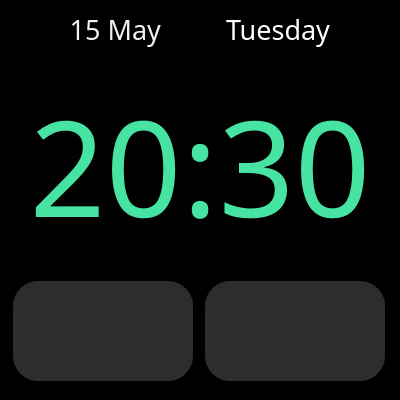
<?xml version="1.0" encoding="UTF-8"?>
<ui version="4.0">
 <class>MainWindow</class>
 <widget class="QMainWindow" name="MainWindow">
  <property name="geometry">
   <rect>
    <x>0</x>
    <y>0</y>
    <width>400</width>
    <height>400</height>
   </rect>
  </property>
  <property name="windowTitle">
   <string>MainWindow</string>
  </property>
  <property name="styleSheet">
   <string notr="true">*{
	background-color:rgb(0,0,0);
}</string>
  </property>
  <property name="locale">
   <locale language="English" country="Australia"/>
  </property>
  <widget class="QWidget" name="centralwidget">
   <layout class="QVBoxLayout" name="verticalLayout">
    <property name="spacing">
     <number>0</number>
    </property>
    <property name="leftMargin">
     <number>0</number>
    </property>
    <property name="topMargin">
     <number>0</number>
    </property>
    <property name="rightMargin">
     <number>0</number>
    </property>
    <item>
     <widget class="QFrame" name="frame_2">
      <property name="maximumSize">
       <size>
        <width>400</width>
        <height>60</height>
       </size>
      </property>
      <property name="frameShape">
       <enum>QFrame::StyledPanel</enum>
      </property>
      <property name="frameShadow">
       <enum>QFrame::Raised</enum>
      </property>
      <layout class="QHBoxLayout" name="horizontalLayout_3">
       <item>
        <widget class="QLabel" name="date_label">
         <property name="sizePolicy">
          <sizepolicy hsizetype="Fixed" vsizetype="Fixed">
           <horstretch>0</horstretch>
           <verstretch>0</verstretch>
          </sizepolicy>
         </property>
         <property name="palette">
          <palette>
           <active>
            <colorrole role="WindowText">
             <brush brushstyle="SolidPattern">
              <color alpha="255">
               <red>241</red>
               <green>241</green>
               <blue>241</blue>
              </color>
             </brush>
            </colorrole>
            <colorrole role="Button">
             <brush brushstyle="SolidPattern">
              <color alpha="255">
               <red>0</red>
               <green>0</green>
               <blue>0</blue>
              </color>
             </brush>
            </colorrole>
            <colorrole role="Base">
             <brush brushstyle="SolidPattern">
              <color alpha="255">
               <red>0</red>
               <green>0</green>
               <blue>0</blue>
              </color>
             </brush>
            </colorrole>
            <colorrole role="Window">
             <brush brushstyle="SolidPattern">
              <color alpha="255">
               <red>0</red>
               <green>0</green>
               <blue>0</blue>
              </color>
             </brush>
            </colorrole>
           </active>
           <inactive>
            <colorrole role="WindowText">
             <brush brushstyle="SolidPattern">
              <color alpha="255">
               <red>241</red>
               <green>241</green>
               <blue>241</blue>
              </color>
             </brush>
            </colorrole>
            <colorrole role="Button">
             <brush brushstyle="SolidPattern">
              <color alpha="255">
               <red>0</red>
               <green>0</green>
               <blue>0</blue>
              </color>
             </brush>
            </colorrole>
            <colorrole role="Base">
             <brush brushstyle="SolidPattern">
              <color alpha="255">
               <red>0</red>
               <green>0</green>
               <blue>0</blue>
              </color>
             </brush>
            </colorrole>
            <colorrole role="Window">
             <brush brushstyle="SolidPattern">
              <color alpha="255">
               <red>0</red>
               <green>0</green>
               <blue>0</blue>
              </color>
             </brush>
            </colorrole>
           </inactive>
           <disabled>
            <colorrole role="WindowText">
             <brush brushstyle="SolidPattern">
              <color alpha="255">
               <red>120</red>
               <green>120</green>
               <blue>120</blue>
              </color>
             </brush>
            </colorrole>
            <colorrole role="Button">
             <brush brushstyle="SolidPattern">
              <color alpha="255">
               <red>0</red>
               <green>0</green>
               <blue>0</blue>
              </color>
             </brush>
            </colorrole>
            <colorrole role="Base">
             <brush brushstyle="SolidPattern">
              <color alpha="255">
               <red>0</red>
               <green>0</green>
               <blue>0</blue>
              </color>
             </brush>
            </colorrole>
            <colorrole role="Window">
             <brush brushstyle="SolidPattern">
              <color alpha="255">
               <red>0</red>
               <green>0</green>
               <blue>0</blue>
              </color>
             </brush>
            </colorrole>
           </disabled>
          </palette>
         </property>
         <property name="font">
          <font>
           <family>Segoe UI Variable Text</family>
           <pointsize>20</pointsize>
           <weight>9</weight>
           <italic>false</italic>
           <bold>false</bold>
          </font>
         </property>
         <property name="styleSheet">
          <string notr="true">*{
	
	font: 75 20pt &quot;Segoe UI Variable Text&quot;;
}</string>
         </property>
         <property name="text">
          <string>15 May</string>
         </property>
         <property name="alignment">
          <set>Qt::AlignRight|Qt::AlignTrailing|Qt::AlignVCenter</set>
         </property>
        </widget>
       </item>
       <item>
        <widget class="QLabel" name="day_label">
         <property name="sizePolicy">
          <sizepolicy hsizetype="Fixed" vsizetype="Fixed">
           <horstretch>0</horstretch>
           <verstretch>0</verstretch>
          </sizepolicy>
         </property>
         <property name="palette">
          <palette>
           <active>
            <colorrole role="WindowText">
             <brush brushstyle="SolidPattern">
              <color alpha="255">
               <red>255</red>
               <green>255</green>
               <blue>255</blue>
              </color>
             </brush>
            </colorrole>
            <colorrole role="Button">
             <brush brushstyle="SolidPattern">
              <color alpha="255">
               <red>0</red>
               <green>0</green>
               <blue>0</blue>
              </color>
             </brush>
            </colorrole>
            <colorrole role="Base">
             <brush brushstyle="SolidPattern">
              <color alpha="255">
               <red>0</red>
               <green>0</green>
               <blue>0</blue>
              </color>
             </brush>
            </colorrole>
            <colorrole role="Window">
             <brush brushstyle="SolidPattern">
              <color alpha="255">
               <red>0</red>
               <green>0</green>
               <blue>0</blue>
              </color>
             </brush>
            </colorrole>
           </active>
           <inactive>
            <colorrole role="WindowText">
             <brush brushstyle="SolidPattern">
              <color alpha="255">
               <red>255</red>
               <green>255</green>
               <blue>255</blue>
              </color>
             </brush>
            </colorrole>
            <colorrole role="Button">
             <brush brushstyle="SolidPattern">
              <color alpha="255">
               <red>0</red>
               <green>0</green>
               <blue>0</blue>
              </color>
             </brush>
            </colorrole>
            <colorrole role="Base">
             <brush brushstyle="SolidPattern">
              <color alpha="255">
               <red>0</red>
               <green>0</green>
               <blue>0</blue>
              </color>
             </brush>
            </colorrole>
            <colorrole role="Window">
             <brush brushstyle="SolidPattern">
              <color alpha="255">
               <red>0</red>
               <green>0</green>
               <blue>0</blue>
              </color>
             </brush>
            </colorrole>
           </inactive>
           <disabled>
            <colorrole role="WindowText">
             <brush brushstyle="SolidPattern">
              <color alpha="255">
               <red>120</red>
               <green>120</green>
               <blue>120</blue>
              </color>
             </brush>
            </colorrole>
            <colorrole role="Button">
             <brush brushstyle="SolidPattern">
              <color alpha="255">
               <red>0</red>
               <green>0</green>
               <blue>0</blue>
              </color>
             </brush>
            </colorrole>
            <colorrole role="Base">
             <brush brushstyle="SolidPattern">
              <color alpha="255">
               <red>0</red>
               <green>0</green>
               <blue>0</blue>
              </color>
             </brush>
            </colorrole>
            <colorrole role="Window">
             <brush brushstyle="SolidPattern">
              <color alpha="255">
               <red>0</red>
               <green>0</green>
               <blue>0</blue>
              </color>
             </brush>
            </colorrole>
           </disabled>
          </palette>
         </property>
         <property name="font">
          <font>
           <family>Segoe UI Variable Text</family>
           <pointsize>20</pointsize>
           <weight>9</weight>
           <italic>false</italic>
           <bold>false</bold>
          </font>
         </property>
         <property name="styleSheet">
          <string notr="true">*{
	
	font: 75 20pt &quot;Segoe UI Variable Text&quot;;
}</string>
         </property>
         <property name="text">
          <string>Tuesday</string>
         </property>
         <property name="alignment">
          <set>Qt::AlignRight|Qt::AlignTrailing|Qt::AlignVCenter</set>
         </property>
        </widget>
       </item>
      </layout>
     </widget>
    </item>
    <item>
     <widget class="QFrame" name="frame">
      <property name="maximumSize">
       <size>
        <width>400</width>
        <height>16777215</height>
       </size>
      </property>
      <property name="frameShape">
       <enum>QFrame::StyledPanel</enum>
      </property>
      <property name="frameShadow">
       <enum>QFrame::Raised</enum>
      </property>
      <layout class="QHBoxLayout" name="horizontalLayout">
       <property name="spacing">
        <number>0</number>
       </property>
       <property name="leftMargin">
        <number>0</number>
       </property>
       <property name="topMargin">
        <number>0</number>
       </property>
       <property name="rightMargin">
        <number>0</number>
       </property>
       <property name="bottomMargin">
        <number>0</number>
       </property>
       <item>
        <spacer name="horizontalSpacer">
         <property name="orientation">
          <enum>Qt::Horizontal</enum>
         </property>
         <property name="sizeHint" stdset="0">
          <size>
           <width>40</width>
           <height>20</height>
          </size>
         </property>
        </spacer>
       </item>
       <item>
        <widget class="QLabel" name="hour_label">
         <property name="sizePolicy">
          <sizepolicy hsizetype="Fixed" vsizetype="Fixed">
           <horstretch>0</horstretch>
           <verstretch>0</verstretch>
          </sizepolicy>
         </property>
         <property name="palette">
          <palette>
           <active>
            <colorrole role="WindowText">
             <brush brushstyle="SolidPattern">
              <color alpha="255">
               <red>70</red>
               <green>227</green>
               <blue>162</blue>
              </color>
             </brush>
            </colorrole>
            <colorrole role="Button">
             <brush brushstyle="SolidPattern">
              <color alpha="255">
               <red>0</red>
               <green>0</green>
               <blue>0</blue>
              </color>
             </brush>
            </colorrole>
            <colorrole role="Text">
             <brush brushstyle="SolidPattern">
              <color alpha="255">
               <red>255</red>
               <green>255</green>
               <blue>255</blue>
              </color>
             </brush>
            </colorrole>
            <colorrole role="ButtonText">
             <brush brushstyle="SolidPattern">
              <color alpha="255">
               <red>255</red>
               <green>255</green>
               <blue>255</blue>
              </color>
             </brush>
            </colorrole>
            <colorrole role="Base">
             <brush brushstyle="SolidPattern">
              <color alpha="255">
               <red>0</red>
               <green>0</green>
               <blue>0</blue>
              </color>
             </brush>
            </colorrole>
            <colorrole role="Window">
             <brush brushstyle="SolidPattern">
              <color alpha="255">
               <red>0</red>
               <green>0</green>
               <blue>0</blue>
              </color>
             </brush>
            </colorrole>
           </active>
           <inactive>
            <colorrole role="WindowText">
             <brush brushstyle="SolidPattern">
              <color alpha="255">
               <red>70</red>
               <green>227</green>
               <blue>162</blue>
              </color>
             </brush>
            </colorrole>
            <colorrole role="Button">
             <brush brushstyle="SolidPattern">
              <color alpha="255">
               <red>0</red>
               <green>0</green>
               <blue>0</blue>
              </color>
             </brush>
            </colorrole>
            <colorrole role="Text">
             <brush brushstyle="SolidPattern">
              <color alpha="255">
               <red>255</red>
               <green>255</green>
               <blue>255</blue>
              </color>
             </brush>
            </colorrole>
            <colorrole role="ButtonText">
             <brush brushstyle="SolidPattern">
              <color alpha="255">
               <red>255</red>
               <green>255</green>
               <blue>255</blue>
              </color>
             </brush>
            </colorrole>
            <colorrole role="Base">
             <brush brushstyle="SolidPattern">
              <color alpha="255">
               <red>0</red>
               <green>0</green>
               <blue>0</blue>
              </color>
             </brush>
            </colorrole>
            <colorrole role="Window">
             <brush brushstyle="SolidPattern">
              <color alpha="255">
               <red>0</red>
               <green>0</green>
               <blue>0</blue>
              </color>
             </brush>
            </colorrole>
           </inactive>
           <disabled>
            <colorrole role="WindowText">
             <brush brushstyle="SolidPattern">
              <color alpha="255">
               <red>255</red>
               <green>255</green>
               <blue>255</blue>
              </color>
             </brush>
            </colorrole>
            <colorrole role="Button">
             <brush brushstyle="SolidPattern">
              <color alpha="255">
               <red>0</red>
               <green>0</green>
               <blue>0</blue>
              </color>
             </brush>
            </colorrole>
            <colorrole role="Text">
             <brush brushstyle="SolidPattern">
              <color alpha="255">
               <red>255</red>
               <green>255</green>
               <blue>255</blue>
              </color>
             </brush>
            </colorrole>
            <colorrole role="ButtonText">
             <brush brushstyle="SolidPattern">
              <color alpha="255">
               <red>255</red>
               <green>255</green>
               <blue>255</blue>
              </color>
             </brush>
            </colorrole>
            <colorrole role="Base">
             <brush brushstyle="SolidPattern">
              <color alpha="255">
               <red>0</red>
               <green>0</green>
               <blue>0</blue>
              </color>
             </brush>
            </colorrole>
            <colorrole role="Window">
             <brush brushstyle="SolidPattern">
              <color alpha="255">
               <red>0</red>
               <green>0</green>
               <blue>0</blue>
              </color>
             </brush>
            </colorrole>
           </disabled>
          </palette>
         </property>
         <property name="font">
          <font>
           <family>Segoe UI Variable Text</family>
           <pointsize>100</pointsize>
           <weight>9</weight>
           <italic>false</italic>
           <bold>false</bold>
          </font>
         </property>
         <property name="styleSheet">
          <string notr="true">*{
	
	font: 75 100pt &quot;Segoe UI Variable Text&quot;;
}</string>
         </property>
         <property name="text">
          <string>20</string>
         </property>
         <property name="alignment">
          <set>Qt::AlignCenter</set>
         </property>
         <property name="wordWrap">
          <bool>false</bool>
         </property>
        </widget>
       </item>
       <item>
        <widget class="QLabel" name="spark_label">
         <property name="sizePolicy">
          <sizepolicy hsizetype="Fixed" vsizetype="Fixed">
           <horstretch>0</horstretch>
           <verstretch>0</verstretch>
          </sizepolicy>
         </property>
         <property name="palette">
          <palette>
           <active>
            <colorrole role="WindowText">
             <brush brushstyle="SolidPattern">
              <color alpha="255">
               <red>70</red>
               <green>227</green>
               <blue>162</blue>
              </color>
             </brush>
            </colorrole>
            <colorrole role="Button">
             <brush brushstyle="SolidPattern">
              <color alpha="255">
               <red>0</red>
               <green>0</green>
               <blue>0</blue>
              </color>
             </brush>
            </colorrole>
            <colorrole role="Text">
             <brush brushstyle="SolidPattern">
              <color alpha="255">
               <red>255</red>
               <green>255</green>
               <blue>255</blue>
              </color>
             </brush>
            </colorrole>
            <colorrole role="ButtonText">
             <brush brushstyle="SolidPattern">
              <color alpha="255">
               <red>255</red>
               <green>255</green>
               <blue>255</blue>
              </color>
             </brush>
            </colorrole>
            <colorrole role="Base">
             <brush brushstyle="SolidPattern">
              <color alpha="255">
               <red>0</red>
               <green>0</green>
               <blue>0</blue>
              </color>
             </brush>
            </colorrole>
            <colorrole role="Window">
             <brush brushstyle="SolidPattern">
              <color alpha="255">
               <red>0</red>
               <green>0</green>
               <blue>0</blue>
              </color>
             </brush>
            </colorrole>
           </active>
           <inactive>
            <colorrole role="WindowText">
             <brush brushstyle="SolidPattern">
              <color alpha="255">
               <red>70</red>
               <green>227</green>
               <blue>162</blue>
              </color>
             </brush>
            </colorrole>
            <colorrole role="Button">
             <brush brushstyle="SolidPattern">
              <color alpha="255">
               <red>0</red>
               <green>0</green>
               <blue>0</blue>
              </color>
             </brush>
            </colorrole>
            <colorrole role="Text">
             <brush brushstyle="SolidPattern">
              <color alpha="255">
               <red>255</red>
               <green>255</green>
               <blue>255</blue>
              </color>
             </brush>
            </colorrole>
            <colorrole role="ButtonText">
             <brush brushstyle="SolidPattern">
              <color alpha="255">
               <red>255</red>
               <green>255</green>
               <blue>255</blue>
              </color>
             </brush>
            </colorrole>
            <colorrole role="Base">
             <brush brushstyle="SolidPattern">
              <color alpha="255">
               <red>0</red>
               <green>0</green>
               <blue>0</blue>
              </color>
             </brush>
            </colorrole>
            <colorrole role="Window">
             <brush brushstyle="SolidPattern">
              <color alpha="255">
               <red>0</red>
               <green>0</green>
               <blue>0</blue>
              </color>
             </brush>
            </colorrole>
           </inactive>
           <disabled>
            <colorrole role="WindowText">
             <brush brushstyle="SolidPattern">
              <color alpha="255">
               <red>255</red>
               <green>255</green>
               <blue>255</blue>
              </color>
             </brush>
            </colorrole>
            <colorrole role="Button">
             <brush brushstyle="SolidPattern">
              <color alpha="255">
               <red>0</red>
               <green>0</green>
               <blue>0</blue>
              </color>
             </brush>
            </colorrole>
            <colorrole role="Text">
             <brush brushstyle="SolidPattern">
              <color alpha="255">
               <red>255</red>
               <green>255</green>
               <blue>255</blue>
              </color>
             </brush>
            </colorrole>
            <colorrole role="ButtonText">
             <brush brushstyle="SolidPattern">
              <color alpha="255">
               <red>255</red>
               <green>255</green>
               <blue>255</blue>
              </color>
             </brush>
            </colorrole>
            <colorrole role="Base">
             <brush brushstyle="SolidPattern">
              <color alpha="255">
               <red>0</red>
               <green>0</green>
               <blue>0</blue>
              </color>
             </brush>
            </colorrole>
            <colorrole role="Window">
             <brush brushstyle="SolidPattern">
              <color alpha="255">
               <red>0</red>
               <green>0</green>
               <blue>0</blue>
              </color>
             </brush>
            </colorrole>
           </disabled>
          </palette>
         </property>
         <property name="font">
          <font>
           <family>Segoe UI Variable Text</family>
           <pointsize>100</pointsize>
           <weight>9</weight>
           <italic>false</italic>
           <bold>false</bold>
          </font>
         </property>
         <property name="styleSheet">
          <string notr="true">*{
	
	font: 75 100pt &quot;Segoe UI Variable Text&quot;;
}</string>
         </property>
         <property name="text">
          <string>:</string>
         </property>
         <property name="alignment">
          <set>Qt::AlignCenter</set>
         </property>
         <property name="wordWrap">
          <bool>false</bool>
         </property>
        </widget>
       </item>
       <item>
        <widget class="QLabel" name="minute_label">
         <property name="sizePolicy">
          <sizepolicy hsizetype="Fixed" vsizetype="Fixed">
           <horstretch>0</horstretch>
           <verstretch>0</verstretch>
          </sizepolicy>
         </property>
         <property name="palette">
          <palette>
           <active>
            <colorrole role="WindowText">
             <brush brushstyle="SolidPattern">
              <color alpha="255">
               <red>70</red>
               <green>227</green>
               <blue>162</blue>
              </color>
             </brush>
            </colorrole>
            <colorrole role="Button">
             <brush brushstyle="SolidPattern">
              <color alpha="255">
               <red>0</red>
               <green>0</green>
               <blue>0</blue>
              </color>
             </brush>
            </colorrole>
            <colorrole role="Text">
             <brush brushstyle="SolidPattern">
              <color alpha="255">
               <red>255</red>
               <green>255</green>
               <blue>255</blue>
              </color>
             </brush>
            </colorrole>
            <colorrole role="ButtonText">
             <brush brushstyle="SolidPattern">
              <color alpha="255">
               <red>255</red>
               <green>255</green>
               <blue>255</blue>
              </color>
             </brush>
            </colorrole>
            <colorrole role="Base">
             <brush brushstyle="SolidPattern">
              <color alpha="255">
               <red>0</red>
               <green>0</green>
               <blue>0</blue>
              </color>
             </brush>
            </colorrole>
            <colorrole role="Window">
             <brush brushstyle="SolidPattern">
              <color alpha="255">
               <red>0</red>
               <green>0</green>
               <blue>0</blue>
              </color>
             </brush>
            </colorrole>
           </active>
           <inactive>
            <colorrole role="WindowText">
             <brush brushstyle="SolidPattern">
              <color alpha="255">
               <red>70</red>
               <green>227</green>
               <blue>162</blue>
              </color>
             </brush>
            </colorrole>
            <colorrole role="Button">
             <brush brushstyle="SolidPattern">
              <color alpha="255">
               <red>0</red>
               <green>0</green>
               <blue>0</blue>
              </color>
             </brush>
            </colorrole>
            <colorrole role="Text">
             <brush brushstyle="SolidPattern">
              <color alpha="255">
               <red>255</red>
               <green>255</green>
               <blue>255</blue>
              </color>
             </brush>
            </colorrole>
            <colorrole role="ButtonText">
             <brush brushstyle="SolidPattern">
              <color alpha="255">
               <red>255</red>
               <green>255</green>
               <blue>255</blue>
              </color>
             </brush>
            </colorrole>
            <colorrole role="Base">
             <brush brushstyle="SolidPattern">
              <color alpha="255">
               <red>0</red>
               <green>0</green>
               <blue>0</blue>
              </color>
             </brush>
            </colorrole>
            <colorrole role="Window">
             <brush brushstyle="SolidPattern">
              <color alpha="255">
               <red>0</red>
               <green>0</green>
               <blue>0</blue>
              </color>
             </brush>
            </colorrole>
           </inactive>
           <disabled>
            <colorrole role="WindowText">
             <brush brushstyle="SolidPattern">
              <color alpha="255">
               <red>255</red>
               <green>255</green>
               <blue>255</blue>
              </color>
             </brush>
            </colorrole>
            <colorrole role="Button">
             <brush brushstyle="SolidPattern">
              <color alpha="255">
               <red>0</red>
               <green>0</green>
               <blue>0</blue>
              </color>
             </brush>
            </colorrole>
            <colorrole role="Text">
             <brush brushstyle="SolidPattern">
              <color alpha="255">
               <red>255</red>
               <green>255</green>
               <blue>255</blue>
              </color>
             </brush>
            </colorrole>
            <colorrole role="ButtonText">
             <brush brushstyle="SolidPattern">
              <color alpha="255">
               <red>255</red>
               <green>255</green>
               <blue>255</blue>
              </color>
             </brush>
            </colorrole>
            <colorrole role="Base">
             <brush brushstyle="SolidPattern">
              <color alpha="255">
               <red>0</red>
               <green>0</green>
               <blue>0</blue>
              </color>
             </brush>
            </colorrole>
            <colorrole role="Window">
             <brush brushstyle="SolidPattern">
              <color alpha="255">
               <red>0</red>
               <green>0</green>
               <blue>0</blue>
              </color>
             </brush>
            </colorrole>
           </disabled>
          </palette>
         </property>
         <property name="font">
          <font>
           <family>Segoe UI Variable Text</family>
           <pointsize>100</pointsize>
           <weight>9</weight>
           <italic>false</italic>
           <bold>false</bold>
          </font>
         </property>
         <property name="styleSheet">
          <string notr="true">*{
	
	font: 75 100pt &quot;Segoe UI Variable Text&quot;;
}</string>
         </property>
         <property name="text">
          <string>30</string>
         </property>
         <property name="alignment">
          <set>Qt::AlignCenter</set>
         </property>
         <property name="wordWrap">
          <bool>false</bool>
         </property>
        </widget>
       </item>
       <item>
        <spacer name="horizontalSpacer_2">
         <property name="orientation">
          <enum>Qt::Horizontal</enum>
         </property>
         <property name="sizeHint" stdset="0">
          <size>
           <width>40</width>
           <height>20</height>
          </size>
         </property>
        </spacer>
       </item>
      </layout>
     </widget>
    </item>
    <item>
     <widget class="QFrame" name="frame_3">
      <property name="maximumSize">
       <size>
        <width>400</width>
        <height>120</height>
       </size>
      </property>
      <property name="frameShape">
       <enum>QFrame::StyledPanel</enum>
      </property>
      <property name="frameShadow">
       <enum>QFrame::Raised</enum>
      </property>
      <layout class="QHBoxLayout" name="horizontalLayout_2">
       <property name="spacing">
        <number>0</number>
       </property>
       <property name="leftMargin">
        <number>0</number>
       </property>
       <property name="topMargin">
        <number>0</number>
       </property>
       <property name="rightMargin">
        <number>0</number>
       </property>
       <property name="bottomMargin">
        <number>0</number>
       </property>
       <item>
        <widget class="QPushButton" name="dia_btn">
         <property name="maximumSize">
          <size>
           <width>180</width>
           <height>100</height>
          </size>
         </property>
         <property name="palette">
          <palette>
           <active>
            <colorrole role="WindowText">
             <brush brushstyle="SolidPattern">
              <color alpha="255">
               <red>70</red>
               <green>227</green>
               <blue>162</blue>
              </color>
             </brush>
            </colorrole>
            <colorrole role="Button">
             <brush brushstyle="SolidPattern">
              <color alpha="255">
               <red>45</red>
               <green>45</green>
               <blue>45</blue>
              </color>
             </brush>
            </colorrole>
            <colorrole role="Text">
             <brush brushstyle="SolidPattern">
              <color alpha="255">
               <red>255</red>
               <green>255</green>
               <blue>255</blue>
              </color>
             </brush>
            </colorrole>
            <colorrole role="ButtonText">
             <brush brushstyle="SolidPattern">
              <color alpha="255">
               <red>255</red>
               <green>255</green>
               <blue>255</blue>
              </color>
             </brush>
            </colorrole>
            <colorrole role="Base">
             <brush brushstyle="SolidPattern">
              <color alpha="255">
               <red>45</red>
               <green>45</green>
               <blue>45</blue>
              </color>
             </brush>
            </colorrole>
            <colorrole role="Window">
             <brush brushstyle="SolidPattern">
              <color alpha="255">
               <red>45</red>
               <green>45</green>
               <blue>45</blue>
              </color>
             </brush>
            </colorrole>
           </active>
           <inactive>
            <colorrole role="WindowText">
             <brush brushstyle="SolidPattern">
              <color alpha="255">
               <red>70</red>
               <green>227</green>
               <blue>162</blue>
              </color>
             </brush>
            </colorrole>
            <colorrole role="Button">
             <brush brushstyle="SolidPattern">
              <color alpha="255">
               <red>45</red>
               <green>45</green>
               <blue>45</blue>
              </color>
             </brush>
            </colorrole>
            <colorrole role="Text">
             <brush brushstyle="SolidPattern">
              <color alpha="255">
               <red>255</red>
               <green>255</green>
               <blue>255</blue>
              </color>
             </brush>
            </colorrole>
            <colorrole role="ButtonText">
             <brush brushstyle="SolidPattern">
              <color alpha="255">
               <red>255</red>
               <green>255</green>
               <blue>255</blue>
              </color>
             </brush>
            </colorrole>
            <colorrole role="Base">
             <brush brushstyle="SolidPattern">
              <color alpha="255">
               <red>45</red>
               <green>45</green>
               <blue>45</blue>
              </color>
             </brush>
            </colorrole>
            <colorrole role="Window">
             <brush brushstyle="SolidPattern">
              <color alpha="255">
               <red>45</red>
               <green>45</green>
               <blue>45</blue>
              </color>
             </brush>
            </colorrole>
           </inactive>
           <disabled>
            <colorrole role="WindowText">
             <brush brushstyle="SolidPattern">
              <color alpha="255">
               <red>255</red>
               <green>255</green>
               <blue>255</blue>
              </color>
             </brush>
            </colorrole>
            <colorrole role="Button">
             <brush brushstyle="SolidPattern">
              <color alpha="255">
               <red>45</red>
               <green>45</green>
               <blue>45</blue>
              </color>
             </brush>
            </colorrole>
            <colorrole role="Text">
             <brush brushstyle="SolidPattern">
              <color alpha="255">
               <red>255</red>
               <green>255</green>
               <blue>255</blue>
              </color>
             </brush>
            </colorrole>
            <colorrole role="ButtonText">
             <brush brushstyle="SolidPattern">
              <color alpha="255">
               <red>255</red>
               <green>255</green>
               <blue>255</blue>
              </color>
             </brush>
            </colorrole>
            <colorrole role="Base">
             <brush brushstyle="SolidPattern">
              <color alpha="255">
               <red>45</red>
               <green>45</green>
               <blue>45</blue>
              </color>
             </brush>
            </colorrole>
            <colorrole role="Window">
             <brush brushstyle="SolidPattern">
              <color alpha="255">
               <red>45</red>
               <green>45</green>
               <blue>45</blue>
              </color>
             </brush>
            </colorrole>
           </disabled>
          </palette>
         </property>
         <property name="font">
          <font>
           <family>Yu Gothic UI</family>
           <pointsize>15</pointsize>
           <weight>50</weight>
           <italic>false</italic>
           <bold>false</bold>
          </font>
         </property>
         <property name="styleSheet">
          <string notr="true">/* 默认状态 */
QPushButton {
    background-color: rgb(45,45,45);
    border: none;
    padding: 10px 20px;
    border-radius: 25px;/* 设置圆角半径 */
	qproperty-icon: url(:/dia/300ppi/dia_w.png)
}

/* 悬停状态 */
QPushButton:hover {
    background-color: rgb(70, 227, 162);
	qproperty-icon: url(:/dia/300ppi/dia_b.png)
}

/* 按下状态 */
QPushButton:pressed {
    background-color: rgb(62, 204, 145);
	qproperty-icon: url(:/dia/300ppi/dia_b.png)
}
</string>
         </property>
         <property name="text">
          <string/>
         </property>
         <property name="iconSize">
          <size>
           <width>80</width>
           <height>80</height>
          </size>
         </property>
         <property name="shortcut">
          <string>Return</string>
         </property>
        </widget>
       </item>
       <item>
        <widget class="QPushButton" name="set_btn">
         <property name="maximumSize">
          <size>
           <width>180</width>
           <height>100</height>
          </size>
         </property>
         <property name="palette">
          <palette>
           <active>
            <colorrole role="WindowText">
             <brush brushstyle="SolidPattern">
              <color alpha="255">
               <red>70</red>
               <green>227</green>
               <blue>162</blue>
              </color>
             </brush>
            </colorrole>
            <colorrole role="Button">
             <brush brushstyle="SolidPattern">
              <color alpha="255">
               <red>45</red>
               <green>45</green>
               <blue>45</blue>
              </color>
             </brush>
            </colorrole>
            <colorrole role="Text">
             <brush brushstyle="SolidPattern">
              <color alpha="255">
               <red>255</red>
               <green>255</green>
               <blue>255</blue>
              </color>
             </brush>
            </colorrole>
            <colorrole role="ButtonText">
             <brush brushstyle="SolidPattern">
              <color alpha="255">
               <red>255</red>
               <green>255</green>
               <blue>255</blue>
              </color>
             </brush>
            </colorrole>
            <colorrole role="Base">
             <brush brushstyle="SolidPattern">
              <color alpha="255">
               <red>45</red>
               <green>45</green>
               <blue>45</blue>
              </color>
             </brush>
            </colorrole>
            <colorrole role="Window">
             <brush brushstyle="SolidPattern">
              <color alpha="255">
               <red>45</red>
               <green>45</green>
               <blue>45</blue>
              </color>
             </brush>
            </colorrole>
           </active>
           <inactive>
            <colorrole role="WindowText">
             <brush brushstyle="SolidPattern">
              <color alpha="255">
               <red>70</red>
               <green>227</green>
               <blue>162</blue>
              </color>
             </brush>
            </colorrole>
            <colorrole role="Button">
             <brush brushstyle="SolidPattern">
              <color alpha="255">
               <red>45</red>
               <green>45</green>
               <blue>45</blue>
              </color>
             </brush>
            </colorrole>
            <colorrole role="Text">
             <brush brushstyle="SolidPattern">
              <color alpha="255">
               <red>255</red>
               <green>255</green>
               <blue>255</blue>
              </color>
             </brush>
            </colorrole>
            <colorrole role="ButtonText">
             <brush brushstyle="SolidPattern">
              <color alpha="255">
               <red>255</red>
               <green>255</green>
               <blue>255</blue>
              </color>
             </brush>
            </colorrole>
            <colorrole role="Base">
             <brush brushstyle="SolidPattern">
              <color alpha="255">
               <red>45</red>
               <green>45</green>
               <blue>45</blue>
              </color>
             </brush>
            </colorrole>
            <colorrole role="Window">
             <brush brushstyle="SolidPattern">
              <color alpha="255">
               <red>45</red>
               <green>45</green>
               <blue>45</blue>
              </color>
             </brush>
            </colorrole>
           </inactive>
           <disabled>
            <colorrole role="WindowText">
             <brush brushstyle="SolidPattern">
              <color alpha="255">
               <red>255</red>
               <green>255</green>
               <blue>255</blue>
              </color>
             </brush>
            </colorrole>
            <colorrole role="Button">
             <brush brushstyle="SolidPattern">
              <color alpha="255">
               <red>45</red>
               <green>45</green>
               <blue>45</blue>
              </color>
             </brush>
            </colorrole>
            <colorrole role="Text">
             <brush brushstyle="SolidPattern">
              <color alpha="255">
               <red>255</red>
               <green>255</green>
               <blue>255</blue>
              </color>
             </brush>
            </colorrole>
            <colorrole role="ButtonText">
             <brush brushstyle="SolidPattern">
              <color alpha="255">
               <red>255</red>
               <green>255</green>
               <blue>255</blue>
              </color>
             </brush>
            </colorrole>
            <colorrole role="Base">
             <brush brushstyle="SolidPattern">
              <color alpha="255">
               <red>45</red>
               <green>45</green>
               <blue>45</blue>
              </color>
             </brush>
            </colorrole>
            <colorrole role="Window">
             <brush brushstyle="SolidPattern">
              <color alpha="255">
               <red>45</red>
               <green>45</green>
               <blue>45</blue>
              </color>
             </brush>
            </colorrole>
           </disabled>
          </palette>
         </property>
         <property name="font">
          <font>
           <family>Yu Gothic UI</family>
           <pointsize>15</pointsize>
           <weight>50</weight>
           <italic>false</italic>
           <bold>false</bold>
          </font>
         </property>
         <property name="styleSheet">
          <string notr="true">/* 默认状态 */
QPushButton {
    background-color: rgb(45,45,45);
    border: none;
    padding: 10px 20px;
    border-radius: 25px;/* 设置圆角半径 */
	qproperty-icon: url(:/settings/300ppi/settings_w.png)
}

/* 悬停状态 */
QPushButton:hover {
    background-color: rgb(70, 227, 162);
	border-radius: 25px; /* 设置圆角半径 */
	qproperty-icon: url(:/settings/300ppi/settings_b.png)
}

/* 按下状态 */
QPushButton:pressed {
    background-color: rgb(62, 204, 145);
	border-radius: 25px; /* 设置圆角半径 */
	qproperty-icon: url(:/settings/300ppi/settings_b.png)
}
</string>
         </property>
         <property name="text">
          <string/>
         </property>
         <property name="iconSize">
          <size>
           <width>80</width>
           <height>80</height>
          </size>
         </property>
        </widget>
       </item>
      </layout>
     </widget>
    </item>
   </layout>
  </widget>
 </widget>
 <resources>
  <include location="resources/resources.qrc"/>
 </resources>
 <connections/>
</ui>
